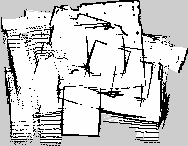
#> input picture maps/21-05|13:43:41.pgm, 188 x 146 px, given in place of rectangular_odom.jpeg, which was not available
$ jupyter execute --allow-errors Eval_Rectangular.ipynb   (text cells are left out)
#> lines starting #> are read from the running program, lines starting #| are printed output that depends on the picture; pictures that were not available may be replaced by others from this repository, and a replacement may not be noted
[cell 1]
import csv
import re
import math
import numpy as np
import numba as nb
import ast
import matplotlib.pyplot as plt
import matplotlib.colors as mcolors

[cell 2]
def log_odds(prob):
  return np.log(prob / (1 - prob))

def retrieve_prob(log_odds):
  return 1 - 1 /(1 + np.exp(log_odds))

class GridMap :
  # [42 lines left out: functions __init__, bresenham_line, update, not called in this run]

  def prob_to_map(self):
    return retrieve_prob(self.map)

  # [9 lines left out: function MLE, not called in this run]

[cell 3]
from skimage.draw import line as draw_line

class GridMap:
    # [17 lines left out: functions __init__, update, not called in this run]

    def prob_to_map(self):
        return retrieve_prob(self.map)

    # [9 lines left out: function MLE, not called in this run]

[cell 4]
# [9 lines left out: function polar_to_cartesian, not called in this run]

# file_path = "/content/drive/MyDrive/data/Skripsi/20-05|13:09:51.csv" # room in unbounded
# file_path = "/content/drive/MyDrive/data/Skripsi/22-05|10:06:54.csv" # room in bounded
file_path = "/content/drive/MyDrive/data/Skripsi/22-05|12:07:08.csv" # rectangular
# file_path = "/content/drive/MyDrive/data/Skripsi/26-05|16:54:06.csv" # diamond


pose_l = []
angle_min = []
angle_max = []
angle_increment = []
range_min = []
range_max = []
ranges = []
intensities = []
cartesian = []

#> (the rest of this cell did not finish here and is left out)

[cell 5]
# [13 lines left out: function calc_grid_map_config, not called in this run]

[cell 6]
from tqdm import tqdm

map_res = 0.05
#> (the rest of this cell did not finish here and is left out)

[cell 7]
import matplotlib.pyplot as plt

plt.figure(figsize=(16, 12))
#> (the rest of this cell did not finish here and is left out)

[cell 8]
diamond = "/content/drive/MyDrive/data/Skripsi/Proccessed/DIAMOND/slam_0.05_0.05_10_1601_0.05_dist:0.1.csv"
rectangular = "/content/drive/MyDrive/data/Skripsi/Proccessed/RECTANGULAR/slam_0.05_0.05_10_1180_0.05_dist:0.1.csv"
room = "/content/drive/MyDrive/data/Skripsi/Proccessed/ROOM BOUNDED/PGO/slam_0.05_0.05_10_1800_0.05_dist:0.1.csv"
rectangular_plicp = "/content/drive/MyDrive/data/Skripsi/Proccessed/PLICP_Only/slam_0_0_10_1241_0.05_dist:0.1_PLICP_ONLY_rectangular.csv"

[cell 9]
import chardet
rectangular_plicp_poses = []
rectangular_plicp_point_clouds = []

# Function to detect file encoding
def detect_encoding(file_path):
    with open(file_path, 'rb') as file:
        raw_data = file.read()
        result = chardet.detect(raw_data)
        return result['encoding']

#> (the rest of this cell did not finish here and is left out)

[cell 10]
from tqdm import tqdm

map_res = 0.05
#> (the rest of this cell did not finish here and is left out)

[cell 11]
import matplotlib.pyplot as plt

plt.figure(figsize=(16, 12))
#> (the rest of this cell did not finish here and is left out)

[cell 12]
import chardet
rectangular_poses = []
rectangular_point_clouds = []

# Function to detect file encoding
def detect_encoding(file_path):
    with open(file_path, 'rb') as file:
        raw_data = file.read()
        result = chardet.detect(raw_data)
        return result['encoding']

#> (the rest of this cell did not finish here and is left out)

[cell 13]
from tqdm import tqdm

map_res = 0.05
#> (the rest of this cell did not finish here and is left out)

[cell 14]
import matplotlib.pyplot as plt

plt.figure(figsize=(16, 12))
#> (the rest of this cell did not finish here and is left out)

[cell 15]
from PIL import Image
import matplotlib.pyplot as plt


pred_image = Image.open('/content/drive/MyDrive/data/Skripsi/Proccessed/saveit/rectangular_odom.jpeg')
#> pred_image is the input picture: PIL image 188x146 L; min 0, max 254, mean 205.7

image_array = np.array(pred_image)
threshold = 100

#> (the rest of this cell did not finish here and is left out)

[cell 16]
from PIL import Image
import numpy as np
import matplotlib.pyplot as plt

# Load the PGM image
# pred_image = Image.open('/content/drive/MyDrive/data/Skripsi/Proccessed/SLAM_TOOLBOX/22-05|12:56:08.pgm') #diamond
# pred_image = Image.open('/content/drive/MyDrive/data/Skripsi/Proccessed/SLAM_TOOLBOX/22-05|12:47:48.pgm') #diamond busuk
pred_image = Image.open('/content/drive/MyDrive/data/Skripsi/Proccessed/SLAM_TOOLBOX/22-05|12:17:30.pgm') #rectangle
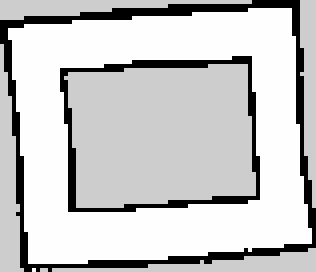
#> input picture maps/22-05|12:17:30.pgm, 79 x 68 px, found by its file name (shown 4 times larger)
#> pred_image is the input picture: PIL image 79x68 L; min 0, max 254, mean 199.7
# pred_image = Image.open('/content/drive/MyDrive/data/Skripsi/Proccessed/SLAM_TOOLBOX/21-05|14:53:48.pgm') #bounded room

# Convert the image to a numpy array
image_array = np.array(pred_image)

# Define the threshold
threshold = 100

image_array[image_array > threshold] = 255
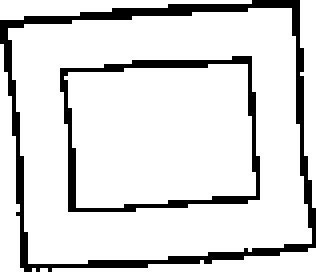
#> image_array: shape (68, 79) (shown 4 times larger); 86.4% white; black in thin lines or dots

result_image = Image.fromarray(image_array)

plt.imshow(result_image, cmap='gray')
plt.axis("off")
plt.savefig("/content/drive/MyDrive/data/Skripsi/Proccessed/saveit/rectangular_slam_toolbox_white.jpeg", bbox_inches='tight', pad_inches=0)
plt.show()

[cell 17]
import numpy as np
from PIL import Image
import matplotlib.pyplot as plt
from skimage.metrics import structural_similarity as ssim

Image.MAX_IMAGE_PIXELS = None

# File paths
GT_file = "/content/drive/MyDrive/data/Skripsi/GT/rectangular.jpeg"
odom_map = "/content/drive/MyDrive/data/Skripsi/Proccessed/saveit/rectangular_raw_white.jpeg"
plicp_map = "/content/drive/MyDrive/data/Skripsi/Proccessed/saveit/rectangular_plicp_pred_white.jpeg"
predicted_map = "/content/drive/MyDrive/data/Skripsi/Proccessed/saveit/rectangular_pred_white.jpeg"
slam_toolbox = "/content/drive/MyDrive/data/Skripsi/Proccessed/saveit/rectangular_slam_toolbox_white.jpeg"

# Load images
gt_image = Image.open(GT_file).convert('L')
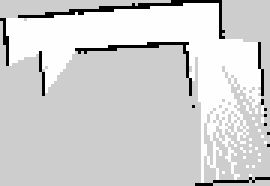
#> input picture maps/21-05|14:38:35.pgm, 90 x 62 px, given in place of rectangular.jpeg, which was not available (shown 3 times larger)
#> gt_image is the input picture: PIL image 90x62 L; min 0, max 254, mean 209.5
pred_image = Image.open(predicted_map).convert('L')
#> (the rest of this cell did not finish here and is left out)

[cell 18]
def SSIM(gt, predict):
    from skimage.metrics import structural_similarity as ssim
    if gt.mode != 'L':
        gt = gt.convert('L')
    if predict.mode != 'L':
        predict = predict.convert('L')
    final_size = (max(gt.size[0], predict.size[0]), max(gt.size[1], predict.size[1]))
    new_gt_image = Image.new("L", final_size, 255)
    gt_paste_position = (
        (final_size[0] - gt.size[0]) // 2,
        (final_size[1] - gt.size[1]) // 2
    )
    new_gt_image.paste(gt, gt_paste_position)
    new_predict_image = Image.new("L", final_size, 255)
    predict_paste_position = (
        (final_size[0] - predict.size[0]) // 2,
        (final_size[1] - predict.size[1]) // 2
    )
    new_predict_image.paste(predict, predict_paste_position)
    ssim_val = ssim(np.array(new_gt_image), np.array(new_predict_image))

    print("GT size:", gt.size, "Predict size:", predict.size, "Final size:", final_size, "SSIM : ", ssim_val)
    return ssim_val

[cell 19]
import numpy as np
from sklearn.neighbors import NearestNeighbors

# [48 lines left out: functions best_fit_transform, nearest_neighbor, ICP_SVD, not called in this run]

def adnn(ground_truth, predict, filename=None):
    import scipy
    import cv2
    predict_img = cv2.imread(predict, cv2.IMREAD_GRAYSCALE)
    _, binary_predict_img = cv2.threshold(predict_img, 128, 255, cv2.THRESH_BINARY)
    rows_pred, cols_pred = np.where(binary_predict_img == 0)
    points_pred = np.array([(cols_pred[i], rows_pred[i]) for i in range(len(rows_pred))])/100

    gt_img = cv2.imread(ground_truth, cv2.IMREAD_GRAYSCALE)
    new_height = gt_img.shape[0] // (gt_img.shape[0]// 308) # 308 :Diamond
    new_width = gt_img.shape[1] // (gt_img.shape[1]// 368) # 368 : Diamond
    gt_img = cv2.resize(gt_img, (new_width, new_height))
    _, binary_gt_img = cv2.threshold(gt_img, 128, 255, cv2.THRESH_BINARY)
    rows_gt, cols_gt = np.where(binary_gt_img == 0)
    points_gt = np.array([(cols_gt[i], rows_gt[i]) for i in range(len(rows_gt))])/100

    diff = abs(points_pred.shape[0] - points_gt.shape[0])
    mean = np.mean(points_gt)
    new_points = np.random.normal(loc=mean, scale=0, size=(diff, 2))
    added = np.vstack((points_gt, new_points))
    T, distances, i = ICP_SVD(points_pred, added)
    points_after = T[:2, :2] @ np.array(points_pred).T + T[:2, 2].reshape(2, 1)
    return np.mean(distances), points_after, added

[cell 20]
from skimage.metrics import hausdorff_distance as hd, normalized_root_mse as nrmse, structural_similarity as ssim

[cell 21]
# hd_pred = hd(gt_image,pred_image)
SSIM_pred = SSIM(gt_image,pred_image)
#> in SSIM, `final_size = (max(gt.size[0], predict.size[0]), max(gt.size[1], predic..`: final_size = (90, 62)
#> in SSIM, `new_gt_image = Image.new("L", final_size, 255)`: new_gt_image: PIL image 90x62 L; every value is 255
#> in SSIM, `gt_paste_position = ( (final_size[0] - gt.size[0]) // 2, (final_size[1..`: gt_paste_position = (0, 0)
#> in SSIM, `ssim_val = ssim(np.array(new_gt_image), np.array(new_predict_image))`: ssim_val = 1
#| GT size: (90, 62) Predict size: (90, 62) Final size: (90, 62) SSIM :  1.0
#> SSIM_pred = 1
#> (the rest of this cell did not finish here and is left out)

#> in adnn, `_, binary_predict_img = cv2.threshold(predict_img, 128, 255, cv2.THRES..`:
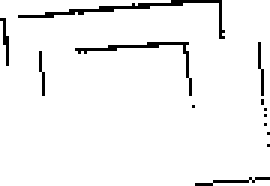
#> binary_predict_img: shape (62, 90) (shown 3 times larger); 95.4% white; black in thin lines or dots
#> in adnn, `rows_pred, cols_pred = np.where(binary_predict_img == 0)`: rows_pred = 254 values from 0 to 61; cols_pred = 254 values, max 89 at index 227, min 0 at index 94, mean 47.38
#> in adnn, `points_pred = np.array([(cols_pred[i], rows_pred[i]) for i in range(le..`: points_pred = 254 pairs, first value 0 to 0.89, second value 0 to 0.61

# # hd_odom = hd(gt_image,odom_image)
SSIM_odom = SSIM(gt_image,odom_image)
adnn_odom, last_odom, added_odom = adnn(GT_file,odom_map)

# # hd_slam = hd(gt_image,slam_image)
SSIM_slam = SSIM(gt_image,slam_image)
adnn_slam, last_slam, added_slam = adnn(GT_file,slam_toolbox)

# # hd_plicp = hd(gt_image,plicp_image)
SSIM_plicp = SSIM(gt_image,plicp_image)
adnn_plicp, last_plicp, added_plicp = adnn(GT_file,plicp_map)
